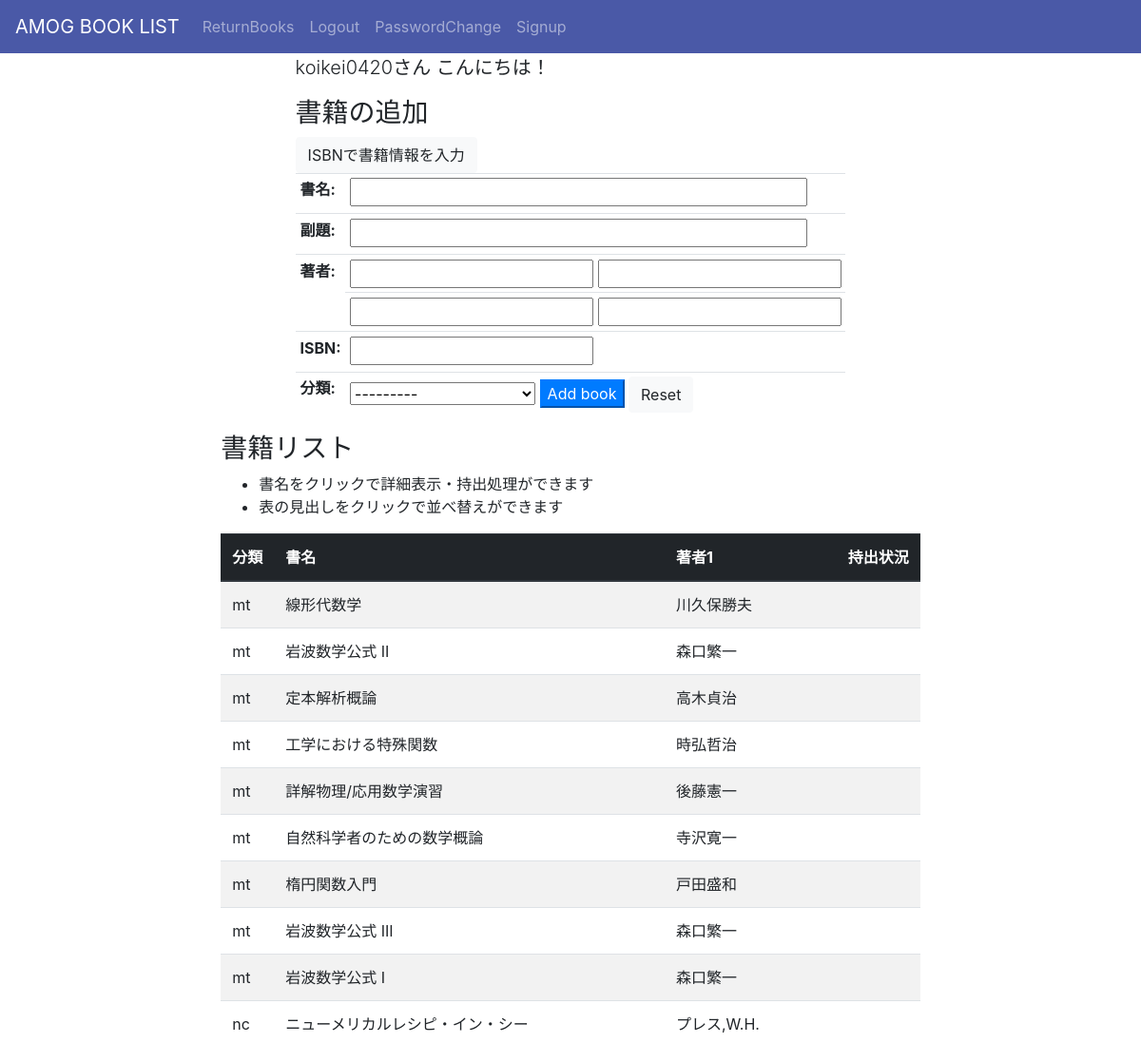
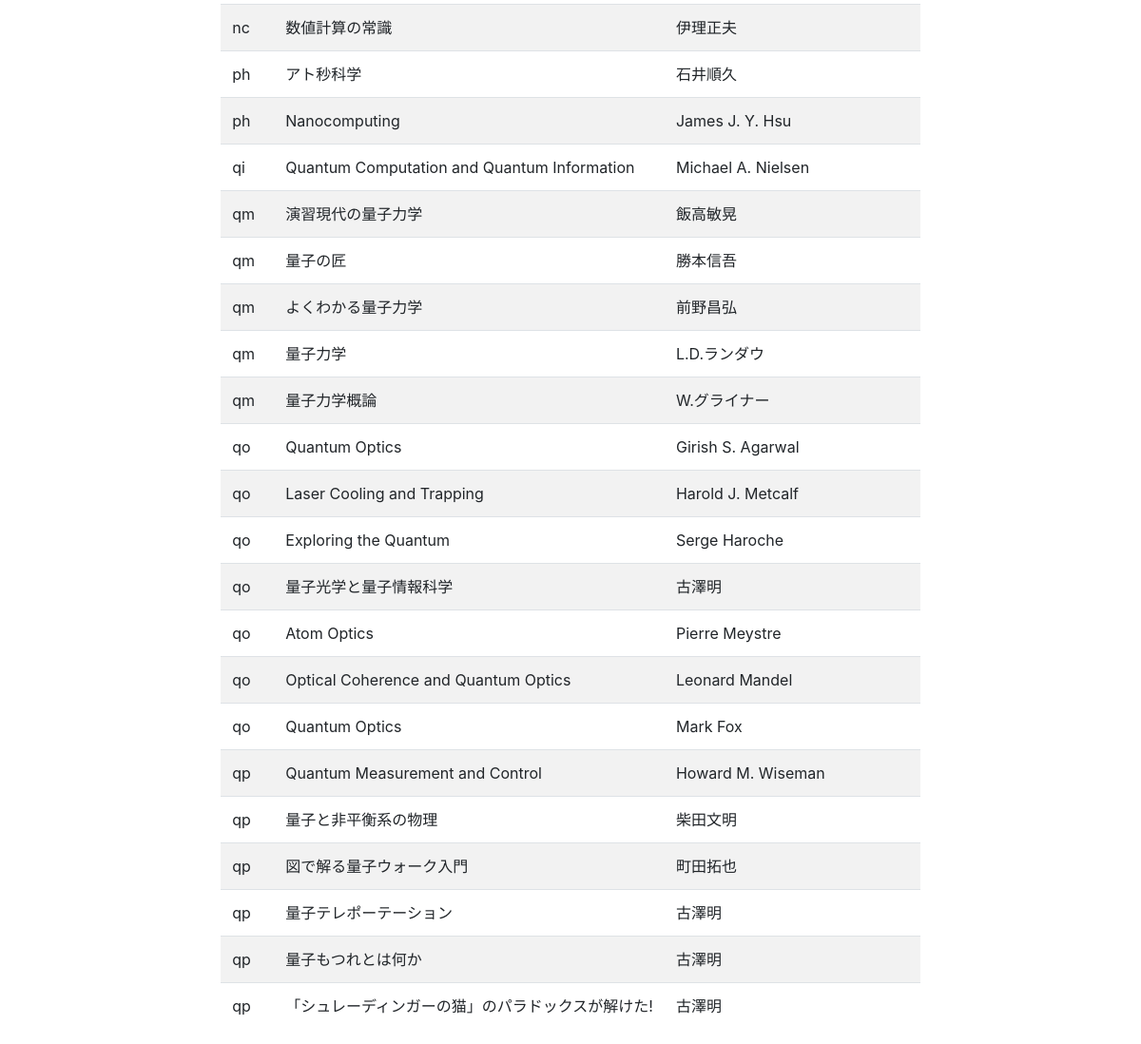
The app's page / (signed in) with its own data (2 pictures, top to bottom).
### my_booklist/models.py (models this page shows, shortened)
class Book(models.Model):
    title = models.CharField(max_length=200)
    subtitle = models.CharField(max_length=200, blank=True, null=True)
    author1 = models.CharField(max_length=50)
    author2 = models.CharField(max_length=50, blank=True, null=True)
    author3 = models.CharField(max_length=50, blank=True, null=True)
    author4 = models.CharField(max_length=200, blank=True, null=True)
    add_date = models.DateTimeField(default=now)
    isbn_regex = RegexValidator(regex=r'^[0-9]+$')
    isbn = models.CharField(validators=[isbn_regex, MinLengthValidator(10)],
                            max_length=13, unique=True)
    NUMERICAL_CALCULATION = 'nc'
    SOLID_STATE_PHYSICS = 'ss'
    QUANTUM_FIELD_THEORY = 'qf'
    ELECTROMAGNETISM = 'em'
    ANALYTICAL_MECHANICS = 'am'
    PHYSICS = 'ph'
    STATISTICAL_MECHANICS = 'sm'
    QUANTUM_MECHANICS = 'qm'
    QUANTUM_OPTICS = 'qo'
    QUANTUM_INFORMATION = 'qi'
    QUANTUM_PHYSICS = 'qp'
    PROBABILITY_PROCESS = 'pp'
    MATHEMATICS = 'mt'
    OTHERS = 'ot'
    CATEGORY_CHOICES = (
        (QUANTUM_MECHANICS, '量子力学(qm)'),
        (QUANTUM_OPTICS, '量子光学(qo)'),
        (QUANTUM_INFORMATION, '量子情報(qi)'),
        (QUANTUM_PHYSICS, '量子物理学(qp)'),
        (QUANTUM_FIELD_THEORY, '場の量子論(qf)'),
        (SOLID_STATE_PHYSICS, '固体物理学・超伝導(ss)'),
        (STATISTICAL_MECHANICS, '統計力学(sm)'),
        (ELECTROMAGNETISM, '電磁気学(em)'),
        (ANALYTICAL_MECHANICS, '力学・解析力学(am)'),
        (PHYSICS, '物理学一般(ph)'),
        (PROBABILITY_PROCESS, '確率過程(pp)'),
        (NUMERICAL_CALCULATION, '計算機・数値計算(nc)'),
        (MATHEMATICS, '数学(mt)'),
        (OTHERS, 'その他(ot)')
    )
    category = models.CharField(
        max_length=2,
        choices=CATEGORY_CHOICES
    )
    rent_flag = models.BooleanField(
        default=False
    )
    rent_user = models.CharField(max_length=50, blank=True, null=True)
    rent_date = models.DateTimeField(default=now, blank=True, null=True)

### my_booklist/views.py (the view, shortened to what this page needs)
# urls.py: path('', BookCreateView.as_view(), name='index'),
class BookCreateView(LoginRequiredMixin, CreateView):
    login_url = '/accounts/login/'
    model = Book
    form_class = BookForm
    template_name = "my_booklist/table.html"
    success_url = '/'
    def get_context_data(self, **kwargs):
        context = super().get_context_data(**kwargs)
        context['books'] = Book.objects.all().order_by('category')
        context['username'] = self.request.user.username
        context['rent_count'] = Book.objects.filter(rent_user=self.request.user.username).count()
        return context
    def get_initial(self):
        initial = super(BookCreateView, self).get_initial()
        get_request = self.request.GET
        if not get_request.get('error'):
            if get_request.get('isbn'):
                initial['isbn'] = get_request.get('isbn')
            if get_request.get('title'):
                initial['title'] = get_request.get('title')
                if get_request.get('subtitle'):
                    initial['subtitle'] = get_request.get('subtitle')
        else:
            initial['isbn'] = 'error'
        return initial

### my_booklist/forms.py
class BookForm(ModelForm):
    class Meta:
        model = Book
        fields = ('isbn', 'title', 'subtitle', 'author1', 'author2', 'author3', 'author4', 'category')
        labels = {
            'isbn': 'ISBN',
            'title': '書名',
            'subtitle': '副題',
            'author1': '著者',
            'category': '分類',
        }
        widgets = {
            'title': TextInput(attrs={'size': 42}),
            'subtitle': TextInput(attrs={'size': 42}),
            'author1': TextInput(attrs={'size': 20}),
            'author2': TextInput(attrs={'size': 20}),
            'author3': TextInput(attrs={'size': 20}),
            'author4': TextInput(attrs={'size': 20}),
        }

### my_booklist/templates/my_booklist/table.html (shortened to what this page needs)
{% extends "index.html" %}
{% load static %}
{% block contents %}
    <div class="row justify-content-md-center">
        <div class="col-md-auto">
            <ul class="list-unstyled">
                <li class="lead">
                    {{ username }}さん こんにちは！
                </li>
            </ul>
            <div class="table-responsive">
                <h3>書籍の追加</h3>
                <button type="button" class="btn btn-light" data-toggle="collapse" data-target="#collapseExample" aria-expanded="false" aria-controls="collapseExample">
                    ISBNで書籍情報を入力
                </button>
                <table class="table table-sm text-nowrap">
                    <form method="post" id="BookForm">
                        <tbody>
                        <tr>
                            <th>{{ form.title.label_tag }}</th>
                            <td>{{ form.title }}</td>
                        </tr>
                        <tr>
                            <th>{{ form.subtitle.label_tag }}</th>
                            <td>{{ form.subtitle }}</td>
                        </tr>
                        <tr>
                            <th rowspan="2">{{ form.author1.label_tag }}</th>
                            <td>
                                {{ form.author1 }}
                                {{ form.author2 }}
                            </td>
                        </tr>
                        <tr>
                            <td>
                                {{ form.author3 }}
                                {{ form.author4 }}
                            </td>
                        </tr>
                        <tr>
                            <th>{{ form.isbn.label_tag }}</th>
                            <td>
                                {{ form.isbn }}
                            </td>
                        </tr>
                        <tr>
                            <th>{{ form.category.label_tag }}</th>
                            <td>
                                {{ form.category }}
                                <button type="submit" class="btn-primary">Add book</button>
                                <a class="btn btn-light" href="/" role="button">Reset</a>
                            </td>
                        </tr>
                        </tbody>
                    </form>
                </table>
            </div>
        </div>
        <div class="col-md-auto">
            <h3>書籍リスト</h3>
            <ul>
                <li>書名をクリックで詳細表示・持出処理ができます</li>
                <li>表の見出しをクリックで並べ替えができます</li>
            </ul>
            <div class="table-responsive">
                <table class="table table-striped table-hover text-nowrap" id="tablesorter">
                    <thead class="thead-dark">
                    <tr>
                        <th>分類</th>
                        <th>書名</th>
                        <th>著者1</th>
                        <th>持出状況</th>
                    </thead>
                    <tbody>
                    {% for book in books %}
                        <tr>
                            <td>{{ book.category }}</td>
                            <td><a class="text-body" href="{% url 'detail' book.pk %}">{{ book.title }}</a></td>
                            <td>{{ book.author1 }}</td>
                            {% if book.rent_flag %}
                                <td><em class="text-danger">持出中</em></td>
                            {% else %}
                                <td></td>
                            {% endif %}
                        </tr>
                    {% endfor %}
                    </tbody>
                </table>
            </div>
        </div>
    </div>
{% endblock %}

### my_booklist/templates/index.html (shortened to what this page needs)
{% load static %}
<!DOCTYPE html>
<html lang="jp">
<head>
    <link rel="stylesheet" href="https://stackpath.bootstrapcdn.com/bootstrap/4.1.3/css/bootstrap.min.css">
</head>
<body>
    {% include 'navbar.html' %}
    {% block contents %}{% endblock %}
</body>
</html>

### my_booklist/templates/navbar.html (shortened to what this page needs)
<nav class="navbar navbar-expand-md navbar-dark" style="background-color: #4a59a7;">
    <a class="navbar-brand" href="/">AMOG BOOK LIST</a>
    <div class="collapse navbar-collapse" id="navbarNav">
         <ul class="nav navbar-nav">
             <li class="nav-item">
                 <a class="nav-link" href="{% url 'return_view' %}">ReturnBooks</a>
             </li>
             <li class="nav-item">
                <a class="nav-link" href="{% url 'logout' %}">Logout</a>
             </li>
             <li class="nav-item">
                <a class="nav-link" href="{% url 'password_change' %}">PasswordChange</a>
             </li>
             <li class="nav-item">
                 <a class="nav-link" href="{% url 'accounts:signup' %}">Signup</a>
             </li>
         </ul>
    </div>
</nav>

### records on screen
Book: category "mt", title "線形代数学", author1 "川久保勝夫", rent_flag False (drawn)
Book: category "mt", title "岩波数学公式 II", author1 "森口繁一", rent_flag False (drawn)
Book: category "mt", title "定本解析概論", author1 "高木貞治", rent_flag False (drawn)
Book: category "mt", title "工学における特殊関数", author1 "時弘哲治", rent_flag False (drawn)
Book: category "mt", title "詳解物理/応用数学演習", author1 "後藤憲一", rent_flag False (drawn)
Book: category "mt", title "自然科学者のための数学概論", author1 "寺沢寛一", rent_flag False (drawn)
Book: category "mt", title "楕円関数入門", author1 "戸田盛和", rent_flag False (drawn)
Book: category "mt", title "岩波数学公式 III", author1 "森口繁一", rent_flag False (drawn)
Book: category "mt", title "岩波数学公式 I", author1 "森口繁一", rent_flag False (drawn)
Book: category "nc", title "ニューメリカルレシピ・イン・シー", author1 "プレス,W.H.", rent_flag False (drawn)
Book: category "nc", title "数値計算の常識", author1 "伊理正夫", rent_flag False (drawn)
Book: category "ph", title "アト秒科学", author1 "石井順久", rent_flag False (drawn)
Book: category "ph", title "Nanocomputing", author1 "James J. Y. Hsu", rent_flag False (drawn)
Book: category "qi", title "Quantum Computation and Quantum Information", author1 "Michael A. Nielsen", rent_flag False (drawn)
Book: category "qm", title "演習現代の量子力学", author1 "飯高敏晃", rent_flag False (drawn)
Book: category "qm", title "量子の匠", author1 "勝本信吾", rent_flag False (drawn)
Book: category "qm", title "よくわかる量子力学", author1 "前野昌弘", rent_flag False (drawn)
Book: category "qm", title "量子力学", author1 "L.D.ランダウ", rent_flag False (drawn)
Book: category "qm", title "量子力学概論", author1 "W.グライナー", rent_flag False (drawn)
Book: category "qo", title "Quantum Optics", author1 "Girish S. Agarwal", rent_flag False (drawn)
Book: category "qo", title "Laser Cooling and Trapping", author1 "Harold J. Metcalf", rent_flag False (drawn)
Book: category "qo", title "Exploring the Quantum", author1 "Serge Haroche", rent_flag False (drawn)
Book: category "qo", title "量子光学と量子情報科学", author1 "古澤明", rent_flag False (drawn)
Book: category "qo", title "Atom Optics", author1 "Pierre Meystre", rent_flag False (drawn)
Book: category "qo", title "Optical Coherence and Quantum Optics", author1 "Leonard Mandel", rent_flag False (drawn)
Book: category "qo", title "Quantum Optics", author1 "Mark Fox", rent_flag False (drawn)
Book: category "qp", title "Quantum Measurement and Control", author1 "Howard M. Wiseman", rent_flag False (drawn)
Book: category "qp", title "量子と非平衡系の物理", author1 "柴田文明", rent_flag False (drawn)
Book: category "qp", title "図で解る量子ウォーク入門", author1 "町田拓也", rent_flag False (drawn)
Book: category "qp", title "量子テレポーテーション", author1 "古澤明", rent_flag False (drawn)
Book: category "qp", title "量子もつれとは何か", author1 "古澤明", rent_flag False (drawn)
Book: category "qp", title "「シュレーディンガーの猫」のパラドックスが解けた!", author1 "古澤明", rent_flag False (drawn)

### other values on screen
{{ username }} "koikei0420"
